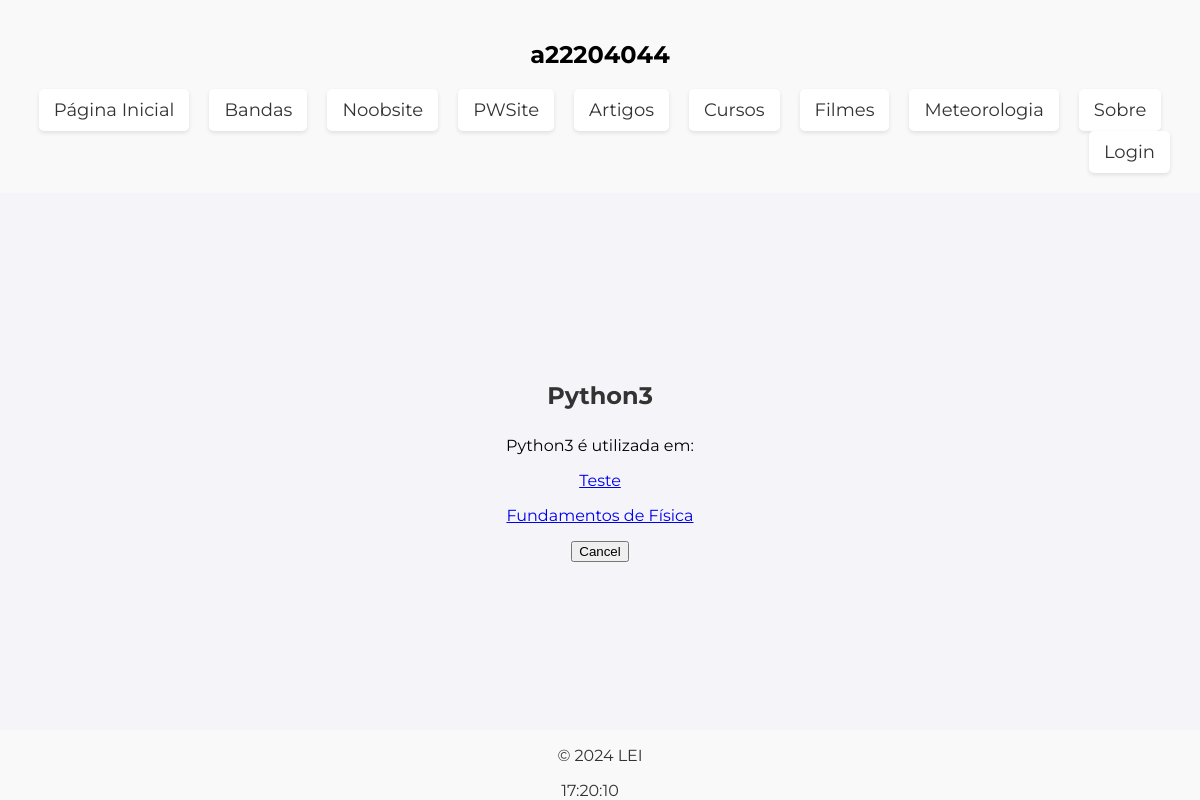
/curso/linguagem/1, run on the app's committed database.
### curso/models.py (models this page shows, shortened)
class LinguagemProgramacao(models.Model):
  nome = models.CharField(max_length=100)

class Disciplina(models.Model):
  nome = models.CharField(max_length=255)
  ano = models.IntegerField()
  semestre = models.CharField(max_length=255)
  ects = models.IntegerField()
  curricularUnitReadableCode = models.CharField(max_length=255)
  areaCientifica = models.ForeignKey(AreaCientifica, on_delete=models.CASCADE, related_name = 'disciplinas')
  linguagensProgramacao = models.ManyToManyField(LinguagemProgramacao, null=True, blank=True, related_name = 'disciplina')
  curso = models.ForeignKey(Curso, on_delete=models.CASCADE, related_name = 'curso')

### curso/views.py (the view)
# urls.py: path('linguagem/<int:linguagem_id>', views.linguagem_view, name='linguagem'),
def linguagem_view(request, linguagem_id):
    linguagem = LinguagemProgramacao.objects.get(pk=linguagem_id)
    disciplinas = Disciplina.objects.filter(linguagensProgramacao=linguagem_id)
    canUserManipulate = request.user.groups.filter(name='Editores de cursos').exists()
    context = {'linguagem': linguagem, 'disciplinas': disciplinas, 'canUserManipulate':canUserManipulate}
    return render(request, 'curso/linguagem.html', context)

### curso/templates/curso/linguagem.html (shortened to what this page needs)
{% extends 'base.html' %}
{% block content %}
    <h2>{{ linguagem.nome }}</h2>
    <div>
        <p>{{ linguagem.nome }} é utilizada em:</p>
        {% if linguagem.disciplina %}
            {% for disciplina in disciplinas %}
                <p><a href="{% url 'curso:disciplina' disciplina.id %}">{{ disciplina.nome }}</a></p>
            {% endfor %}
        {% else %}
            <p>No project available</p>
        {% endif %}
    </div>
    <form action="{% url 'curso:cursos' %}">
        <input type="submit" value="Cancel" />
    </form><br>
{% endblock %}

### data on the page
LinguagemProgramacao: nome "Python3"
Disciplina: nome "Teste"
Disciplina: nome "Fundamentos de Física"
